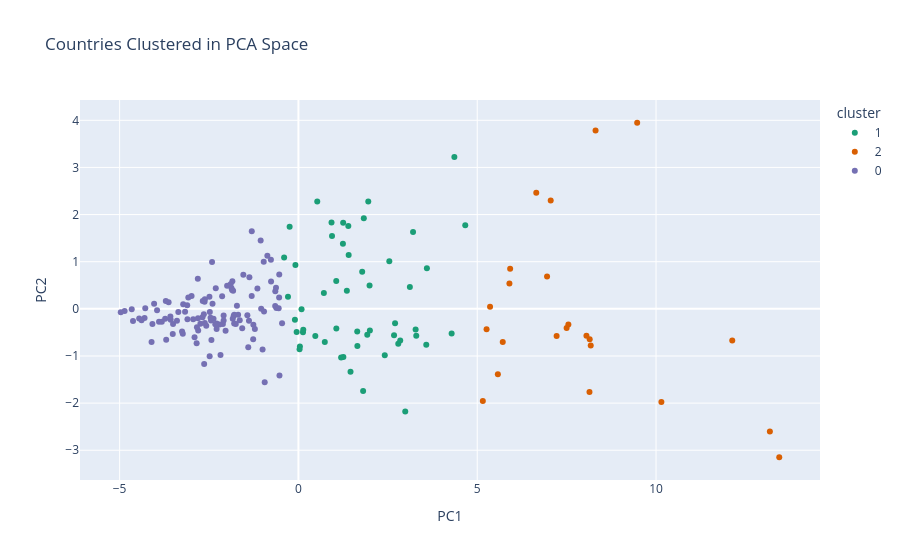

Notebook source saved alongside this figure:
### Markdown cell above
### Step 10.7: Visualise Countries clustered by PCA

### Code cell
import plotly.express as px

cluster_df = pd.DataFrame({
    "country_code": filtered_matrix.index,
    "PC1": X_pca_2d[:, 0],
    "PC2": X_pca_2d[:, 1],
    "cluster": clusters
})

cluster_df["country"] = cluster_df["country_code"].map(country_map)
cluster_df["cluster"] = cluster_df["cluster"].astype(str)

fig = px.scatter(
    cluster_df,
    x="PC1",
    y="PC2",
    color="cluster",
    hover_name="country",
    hover_data=["country_code", "cluster", "PC1", "PC2"],
    title="Countries Clustered in PCA Space",
    color_discrete_sequence=px.colors.qualitative.Dark2
)

fig.show()

### Figure 1 — Plotly figure (JSON) as saved in the notebook; plotly's stock layout.template omitted (floating-point values rounded to 4 significant figures; data arrays with more than 128 entries replaced by an {"elided": "..."} marker saying what was removed)
{"data": [{"customdata": [["AFG", "1"], ["ALB", "1"], ["ARG", "1"], ["BGR", "1"], ["BHS", "1"], ["BLZ", "1"], ["BRA", "1"], ["BRB", "1"], ["CHL", "1"], ["COL", "1"], ["CPV", "1"], ["CRI", "1"], ["CYP", "1"], ["DZA", "1"], ["EGY", "1"], ["EST", "1"], ["FIN", "1"], ["FRA", "1"], ["GEO", "1"], ["GNQ", "1"], ["GUM", "1"], ["GUY", "1"], ["HRV", "1"], ["HTI", "1"], ["IRL", "1"], ["IRN", "1"], ["IRQ", "1"], ["ITA", "1"], ["LBN", "1"], ["LTU", "1"], ["LVA", "1"], ["MAR", "1"], ["MRT", "1"], ["NCL", "1"], ["NPL", "1"], ["PRI", "1"], ["PRT", "1"], ["PYF", "1"], ["RWA", "1"], ["SDN", "1"], ["SRB", "1"], ["SSD", "1"], ["STP", "1"], ["SUR", "1"], ["SVK", "1"], ["SWE", "1"], ["SYR", "1"], ["TUR", "1"], ["UKR", "1"], ["URY", "1"], ["VIR", "1"], ["WSM", "1"]], "hovertemplate": "<b>%{hovertext}</b><br><br>cluster=%{customdata[1]}<br>PC1=%{x}<br>PC2=%{y}<br>country_code=%{customdata[0]}<extra></extra>", "hovertext": ["Afghanistan", "Albania", "Argentina", "Bulgaria", "Bahamas, The", "Belize", "Brazil", "Barbados", "Chile", "Colombia", "Cabo Verde", "Costa Rica", "Cyprus", "Algeria", "Egypt, Arab Rep.", "Estonia", "Finland", "France", "Georgia", "Equatorial Guinea", "Guam", "Guyana", "Croatia", "Haiti", "Ireland", "Iran, Islamic Rep.", "Iraq", "Italy", "Lebanon", "Lithuania", "Latvia", "Morocco", "Mauritania", "New Caledonia", "Nepal", "Puerto Rico (US)", "Portugal", "French Polynesia", "Rwanda", "Sudan", "Serbia", "South Sudan", "Sao Tome and Principe", "Suriname", "Slovak Republic", "Sweden", "Syrian Arab Republic", "Turkiye", "Ukraine", "Uruguay", "Virgin Islands (U.S.)", "Samoa"], "legendgroup": "1", "marker": {"color": "rgb(27,158,119)", "symbol": "circle"}, "mode": "markers", "name": "1", "orientation": "v", "showlegend": true, "type": "scatter", "x": [1.809, 3.592, 0.1272, -0.246, 2.541, 0.4722, 1.257, 1.057, 0.04127, 1.649, 2.792, 1.194, 1.244, 2.415, 1.405, -0.0842, 0.08726, 0.7115, 4.665, 0.1355, -0.3997, 3.296, 1.953, 4.284, 0.5264, 1.989, 2.987, 1.354, 1.457, 0.9397, 1.395, 1.06, 1.644, 3.116, 1.998, 1.828, 1.251, 2.702, 2.846, 3.205, 4.361, 3.277, 1.783, -0.0496, 0.9255, -0.09837, 3.575, 1.925, 0.7373, 0.03158, 2.674, -0.2919], "xaxis": "x", "y": [-1.744, 0.8627, -0.4974, 1.743, 1.009, -0.5747, -1.024, 0.5886, -0.801, -0.7903, -0.7407, -1.034, 1.38, -0.9835, 1.142, 0.9308, -0.008945, 0.3382, 1.773, -0.4424, 1.087, -0.569, 2.275, -0.5255, 2.279, 0.4943, -2.179, 0.3855, -1.335, 1.547, 1.76, -0.4174, -0.4805, 0.4644, -0.4589, 1.92, 1.828, -0.307, -0.6697, 1.631, 3.22, -0.4392, 0.7879, -0.4889, 1.831, -0.2326, -0.764, -0.55, -0.7052, -0.859, -0.558, 0.254], "yaxis": "y"}, {"customdata": [["AGO", "2"], ["ARM", "2"], ["BIH", "2"], ["BWA", "2"], ["COG", "2"], ["DJI", "2"], ["ESP", "2"], ["GAB", "2"], ["GRC", "2"], ["JOR", "2"], ["LBY", "2"], ["LCA", "2"], ["LSO", "2"], ["MKD", "2"], ["MNE", "2"], ["NAM", "2"], ["PSE", "2"], ["SOM", "2"], ["SWZ", "2"], ["TUN", "2"], ["VCT", "2"], ["YEM", "2"], ["ZAF", "2"]], "hovertemplate": "<b>%{hovertext}</b><br><br>cluster=%{customdata[1]}<br>PC1=%{x}<br>PC2=%{y}<br>country_code=%{customdata[0]}<extra></extra>", "hovertext": ["Angola", "Armenia", "Bosnia and Herzegovina", "Botswana", "Congo, Rep.", "Djibouti", "Spain", "Gabon", "Greece", "Jordan", "Libya", "St. Lucia", "Lesotho", "North Macedonia", "Montenegro", "Namibia", "West Bank and Gaza", "Somalia, Fed. Rep.", "Eswatini", "Tunisia", "St. Vincent and the Grenadines", "Yemen, Rep.", "South Africa"], "legendgroup": "2", "marker": {"color": "rgb(217,95,2)", "symbol": "circle"}, "mode": "markers", "name": "2", "orientation": "v", "showlegend": true, "type": "scatter", "x": [5.358, 5.9, 8.308, 8.139, 8.174, 12.13, 6.651, 8.145, 7.055, 5.157, 7.499, 6.952, 5.714, 9.473, 5.92, 8.054, 10.15, 7.22, 13.45, 5.261, 7.548, 5.577, 13.18], "xaxis": "x", "y": [0.04206, 0.5355, 3.786, -1.766, -0.7786, -0.6728, 2.465, -0.6473, 2.299, -1.953, -0.4073, 0.6835, -0.7052, 3.948, 0.8506, -0.5692, -1.975, -0.574, -3.149, -0.4317, -0.3343, -1.387, -2.6], "yaxis": "y"}, {"customdata": {"elided": "112x2 str values"}, "hovertemplate": "<b>%{hovertext}</b><br><br>cluster=%{customdata[1]}<br>PC1=%{x}<br>PC2=%{y}<br>country_code=%{customdata[0]}<extra></extra>", "hovertext": ["United Arab Emirates", "Australia", "Austria", "Azerbaijan", "Burundi", "Belgium", "Benin", "Burkina Faso", "Bangladesh", "Bahrain", "Belarus", "Bolivia", "Brunei Darussalam", "Bhutan", "Central African Republic", "Canada", "Switzerland", "Channel Islands", "China", "Cote d'Ivoire", "Cameroon", "Congo, Dem. Rep.", "Comoros", "Cuba", "Czechia", "Germany", "Denmark", "Dominican Republic", "Ecuador", "Eritrea", "Ethiopia", "Fiji", "United Kingdom", "Ghana", "Guinea", "Gambia, The", "Guinea-Bissau", "Guatemala", "Hong Kong SAR, China", "Honduras", "Hungary", "Indonesia", "India", "Iceland", "Israel", "Jamaica", "Japan", "Kazakhstan", "Kenya", "Kyrgyz Republic", "Cambodia", "Korea, Rep.", "Kuwait", "Lao PDR", "Liberia", "Sri Lanka", "Luxembourg", "Macao SAR, China", "Moldova", "Madagascar", "Maldives", "Mexico", "Mali", "Malta", "Myanmar", "Mongolia", "Mozambique", "Mauritius", "Malawi", "Malaysia", "Niger", "Nigeria", "Nicaragua", "Netherlands", "Norway", "New Zealand", "Oman", "Pakistan", "Panama", "Peru", "Philippines", "Papua New Guinea", "Poland", "Korea, Dem. People's Rep.", "Paraguay", "Qatar", "Romania", "Russian Federation", "Saudi Arabia", "Senegal", "Singapore", "Solomon Islands", "Sierra Leone", "El Salvador", "Slovenia", "Chad", "Togo", "Thailand", "Tajikistan", "Turkmenistan", "Timor-Leste", "Tonga", "Trinidad and Tobago", "Tanzania", "Uganda", "United States", "Uzbekistan", "Venezuela, RB", "Viet Nam", "Vanuatu", "Zambia", "Zimbabwe"], "legendgroup": "0", "marker": {"color": "rgb(117,112,179)", "symbol": "circle"}, "mode": "markers", "name": "0", "orientation": "v", "showlegend": true, "type": "scatter", "x": [-3.506, -1.72, -1.641, -1.572, -4.282, -0.6271, -3.953, -2.374, -2.288, -4.303, -1.87, -2.846, -0.6497, -2.905, -1.218, -0.6159, -2.091, -0.5399, -2.091, -2.813, -2.683, -2.112, -2.458, -3.63, -2.415, -2.311, -1.147, -0.9621, -2.578, -1.26, -3.233, -2.037, -1.54, -2.675, -1.751, -0.5361, -3.169, -3.358, -2.742, -1.002, -1.056, -2.402, -0.6467, -2.133, -1.848, -0.7696, -2.988, -1.795, -2.482, -2.288, -4.86, -2.942, -3.573, -3.899, -3.254, -2.206, -1.383, -3.726, -4.036, -3.514, -0.9705, -2.489, -3.698, -1.994, -4.106, -1.265, -2.179, -0.5521, -1.797, -2.803, -4.662, -2.325, -1.686, -1.897, -2.618, -1.856, -3.11, -2.636, -0.9428, -2.433, -3.222, -3.396, -1.304, -2.809, -1.403, -4.968, -1.307, -1.826, -1.428, -2.617, -2.645, -4.453, -2.624, -2.477, -0.869, -4.387, -3.581, -4.625, -0.4571, -2.443, -3.079, -3.82, -2.838, -3.709, -3.104, -1.371, -1.812, -1.042, -4.083, -1.837, -0.7646, -0.5301], "xaxis": "x", "y": [-0.3206, 0.06763, -0.2441, -0.4131, 0.01276, 0.4463, -0.03211, -0.209, -0.3122, -0.1943, 0.4353, -0.7314, 0.05792, -0.6026, -0.4297, 0.01685, -0.1425, 0.2398, -0.2497, 0.6374, -0.1778, -0.3193, -0.1912, 0.1405, 0.995, 0.4367, 0.4303, -0.05409, -0.3608, -0.337, -0.5293, -0.4627, 0.7234, 0.1673, -0.3221, 0.7282, -0.06215, -0.06666, -0.316, -0.8616, 1.45, 0.1074, 0.3758, 0.2653, 0.5874, 1.041, 0.2741, -0.1253, -1.007, -0.4279, -0.04615, -0.2201, -0.2298, -0.2742, -0.4832, -0.3341, -0.2553, -0.2093, 0.1077, -0.5347, 0.9999, 0.2549, -0.6559, 0.4922, -0.7046, -0.6467, -0.9795, 0.01012, -0.3088, -0.4605, -0.008452, -0.3262, -0.1253, 0.5198, -0.3007, 0.4023, 0.07719, -1.17, -1.556, -0.6597, 0.09966, -0.2522, 1.646, -0.1995, -0.8147, -0.07453, 0.2698, 0.3844, -0.1369, 0.205, -0.1124, -0.2069, 0.152, -0.06914, 1.126, -0.2401, -0.1616, -0.2575, -0.3076, -0.2492, 0.2396, -0.2737, -0.3918, 0.1688, -0.2234, 0.6713, -0.1513, 0.0008489, -0.321, -0.2091, 0.5826, -1.414], "yaxis": "y"}], "layout": {"legend": {"title": {"text": "cluster"}, "tracegroupgap": 0}, "title": {"text": "Countries Clustered in PCA Space"}, "xaxis": {"anchor": "y", "domain": [0, 1], "title": {"text": "PC1"}}, "yaxis": {"anchor": "x", "domain": [0, 1], "title": {"text": "PC2"}}}}
